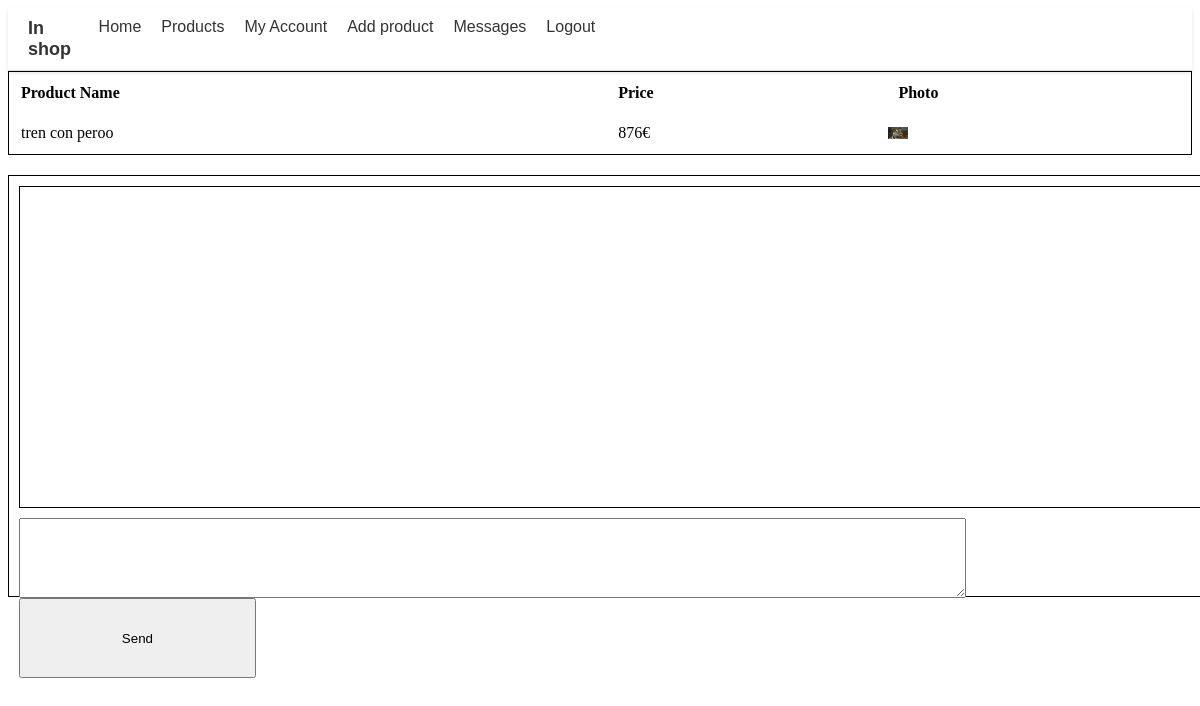
Page /php/chat/chat_product.php?product_id=24 (signed in) on the earlier database version.
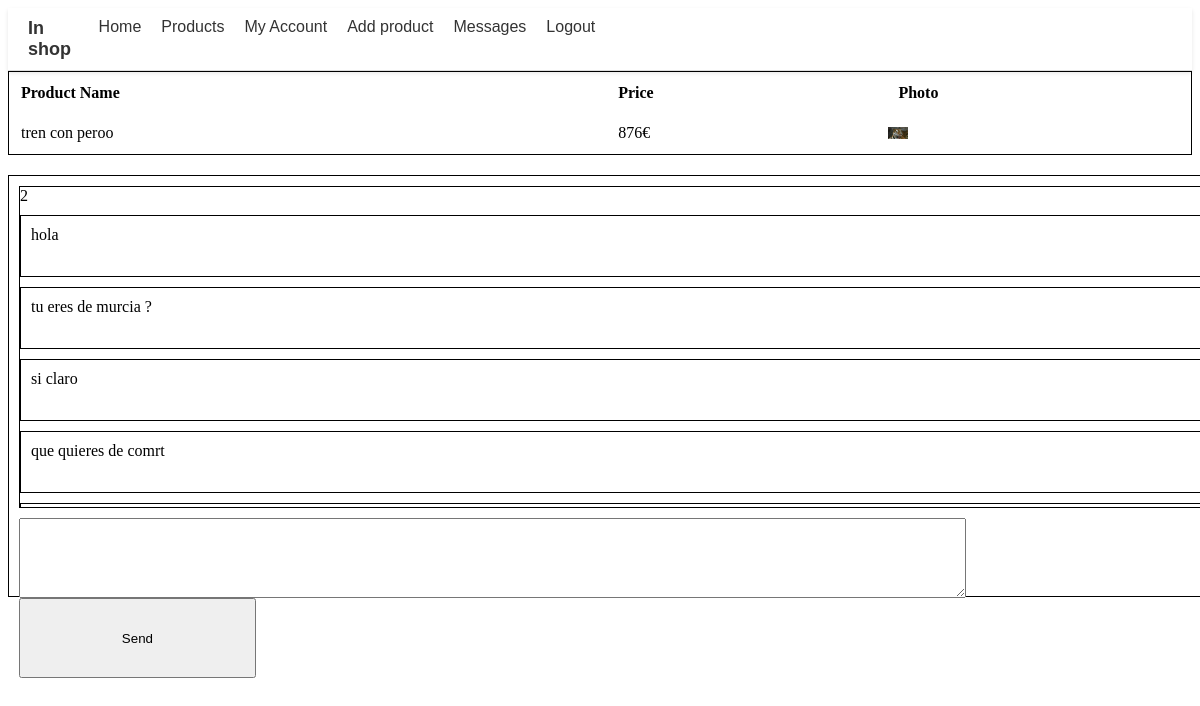
Same page on the later database version.
### tables this page shows
CREATE TABLE `chat` (
  `chat_id` int(11) NOT NULL,
  `user_id_buyer` int(11) NOT NULL,
  `user_id_seller` int(11) NOT NULL,
  `product_id` int(11) NOT NULL,
  `message` text NOT NULL,
  `date` date NOT NULL DEFAULT current_timestamp(),
  `seen` tinyint(1) NOT NULL DEFAULT current_timestamp()
);

CREATE TABLE `messages` (
  `chat_id` int(11) NOT NULL,
  `user_id_buyer` int(11) NOT NULL,
  `message` text NOT NULL,
  `mesage_date` date NOT NULL DEFAULT current_timestamp(),
  `user_id_seller` int(11) NOT NULL
);

### php/chat/chat_product.php (the view, shortened to what this page needs)
<?php
include '../navbar.php';
function ft_get_product_info()
{
    $product_id = $_GET['product_id'];
    $connexion = ft_create_conexion();
    $sql = "SELECT * FROM product WHERE product_id = ?";
    $stmt = $connexion->prepare($sql);
    $stmt->bind_param("i", $product_id);
    $stmt->execute();
    $result = $stmt->get_result();
    if ($result->num_rows > 0)
    {
        $row = $result->fetch_assoc();
        return $row;
    }
    else
    {
        $connexion->close();
        return false;
    }
}
$product = ft_get_product_info();
function ft_get_photos($photo_folder)
{
    $photos = [];
    $folder_path = $_SERVER['DOCUMENT_ROOT'] . "/tfg_shop/images/products/" . $photo_folder;
    if (file_exists($folder_path)) {
        $files = scandir($folder_path);
        foreach ($files as $file)
        {
            if ($file != '.' && $file != '..')
            {
                $photos[] = $file;
            }
        }
    }
    return $photos;
}
function ft_print_table_product_info($product)
{
    echo "<table class='table table-bordered' style='width:100%; height:40px; border: 1px solid black;'>";
    echo "<tr style='text-align: left;'>";
    echo "<th style='padding: 10px;'>Product Name</th>";
    echo "<th style='padding: 10px;'>Price</th>";
    echo "<th style='padding: 10px;'>Photo</th>";
    echo "</tr>";
    echo "<tr style='vertical-align: middle;'>";
    echo "<td style='padding: 10px;'>" . $product['product_name'] . "</td>";
    echo "<td style='padding: 10px;'>" . $product['price'] . "€</td>";
    echo "<td style='padding: 0px; border: 0px;'width:100%; height:100%;>";
    $photos = ft_get_photos($product['photo']);
    echo "<div class='image-gallery' id='product-{$product['product_id']}' style='padding: 0px; border: 0px;'width:100%; height:100%;>";
    if (count($photos) > 0)
    {
        echo "<img src='/tfg_shop/images/products/{$product['photo']}/{$photos[0]}' width='20px'>";
    }
    echo "</div>";
    echo "</td>";
    echo "</tr>";
    echo "</table>";
}
function ft_get_chat_id($product)
{
    $product_id = $_GET['product_id'];
    $connexion = ft_create_conexion();
    $sql = "SELECT chat_id FROM chat WHERE product_id = ? && (user_id_buyer = ? )";
    $stmt = $connexion->prepare($sql);
    $stmt->bind_param("ii", $product_id,  $_COOKIE['user_id']);
    $stmt->execute();
    $result = $stmt->get_result();
    $row = $result->fetch_assoc();
    return $row['chat_id'];
}
function ft_get_chat_messages($chat_id)
{
    $connexion = ft_create_conexion();
    $sql = "SELECT * FROM messages WHERE chat_id = ?";
    $stmt = $connexion->prepare($sql);
    $stmt->bind_param("i", $chat_id);
    $stmt->execute();
    $result = $stmt->get_result();
    $messages = [];
    if ($result->num_rows > 0)
    {
        while ($row = $result->fetch_assoc())
        {
            $messages[] = $row;
        }
    }
    return $messages;
}
function ft_print_chat_messages($messages)
{
    foreach ($messages as $message)
    {
        echo "<div style='width: 100%; height: 40px; border: 1px solid black; margin-top: 10px; padding: 10px;'>";
        echo "<p style='margin: 0px;'>" . $message['message'] . "</p>";
        echo "</div>";
    }
}
?>
<!DOCTYPE html>
<html lang="en">
<head>
</head>
<body>
    <?php
        ft_print_table_product_info($product);
    ?>
<div id="chat-container" style="width: 100%; height: 400px; border: 1px solid black; margin-top: 20px; padding: 10px;">
        <div id="chat-box" style="width: 100%; height: 80%; border: 1px solid black; overflow-y: scroll;">
            <?php
                $chat_id = ft_get_chat_id($product);
                echo $chat_id;
                $messages = ft_get_chat_messages($chat_id);
                ft_print_chat_messages($messages);
            ?>
        </div>
        <div id="message-input" style="width: 100%; height: 20%; margin-top: 10px;">
            <textarea id="message-text" style="width: 80%; height: 100%;"></textarea>
            <button id="send-button" style="width: 20%; height: 100%;">Send</button>
        </div>
    </div>
</body>
</html>

Differences in the rows shown:
now on this page (row edited): chat: chat_id "2"
added messages: message "hola"
added messages: message "tu eres de murcia ?"
added messages: message "si claro"
added messages: message "que quieres de comrt"
